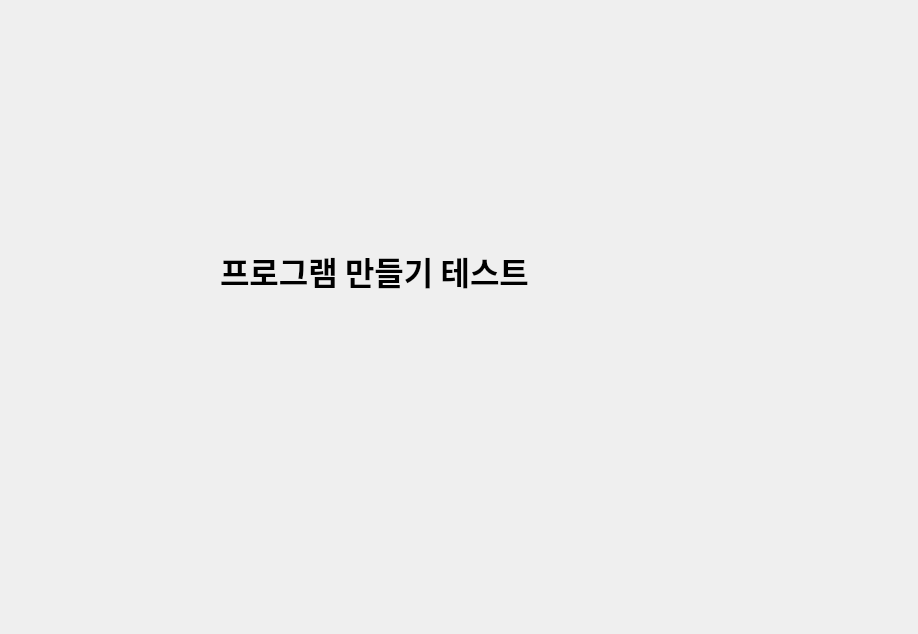
<?xml version="1.0" encoding="UTF-8"?>
<ui version="4.0">
 <class>Dialog</class>
 <widget class="QDialog" name="Dialog">
  <property name="geometry">
   <rect>
    <x>0</x>
    <y>0</y>
    <width>918</width>
    <height>634</height>
   </rect>
  </property>
  <property name="windowTitle">
   <string>Dialog</string>
  </property>
  <widget class="QLabel" name="label">
   <property name="geometry">
    <rect>
     <x>220</x>
     <y>150</y>
     <width>461</width>
     <height>241</height>
    </rect>
   </property>
   <property name="font">
    <font>
     <family>맑은 고딕</family>
     <pointsize>24</pointsize>
     <weight>75</weight>
     <bold>true</bold>
    </font>
   </property>
   <property name="text">
    <string>프로그램 만들기 테스트</string>
   </property>
  </widget>
 </widget>
 <resources/>
 <connections/>
</ui>
